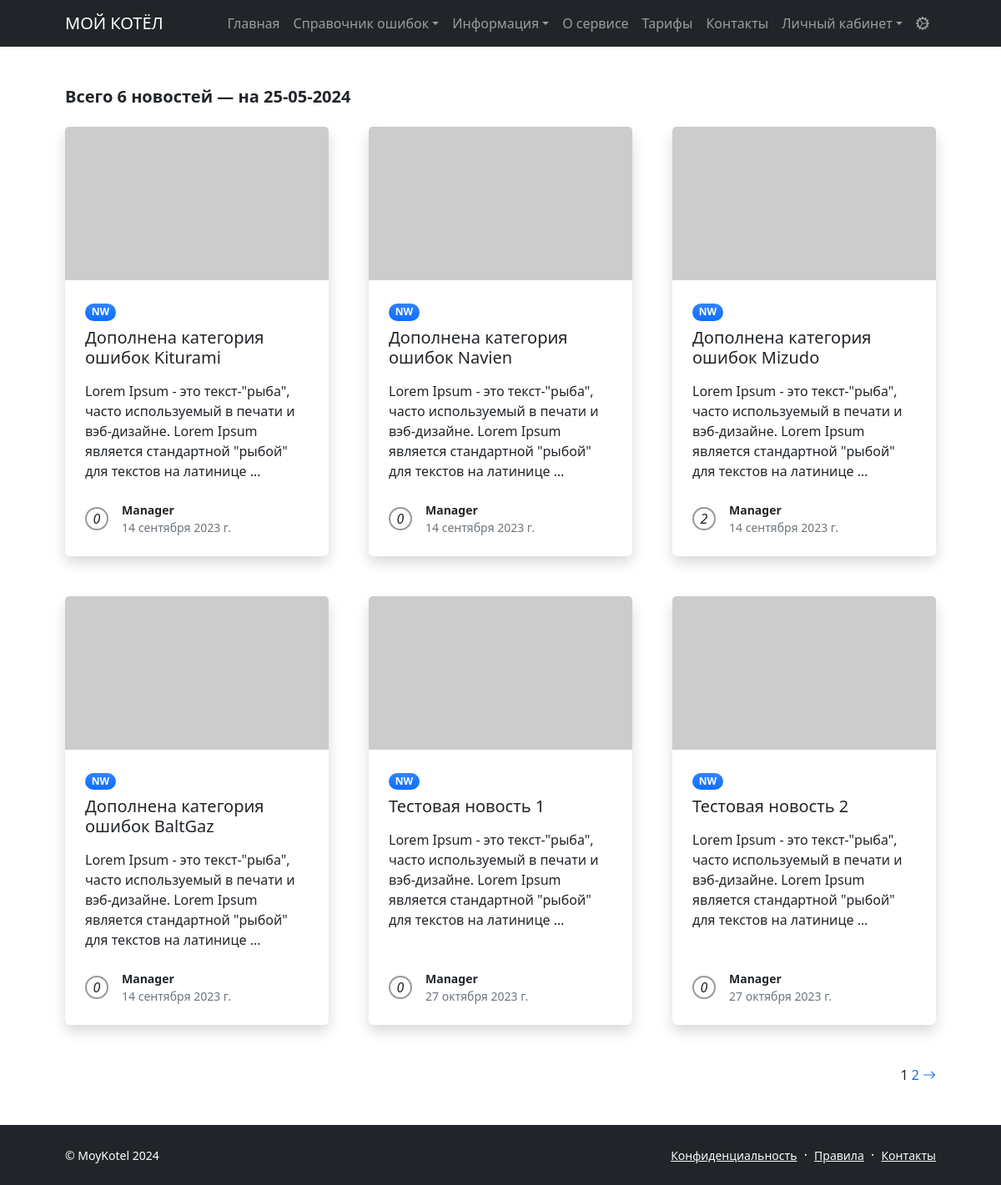
Before: /news/ with the older database file.
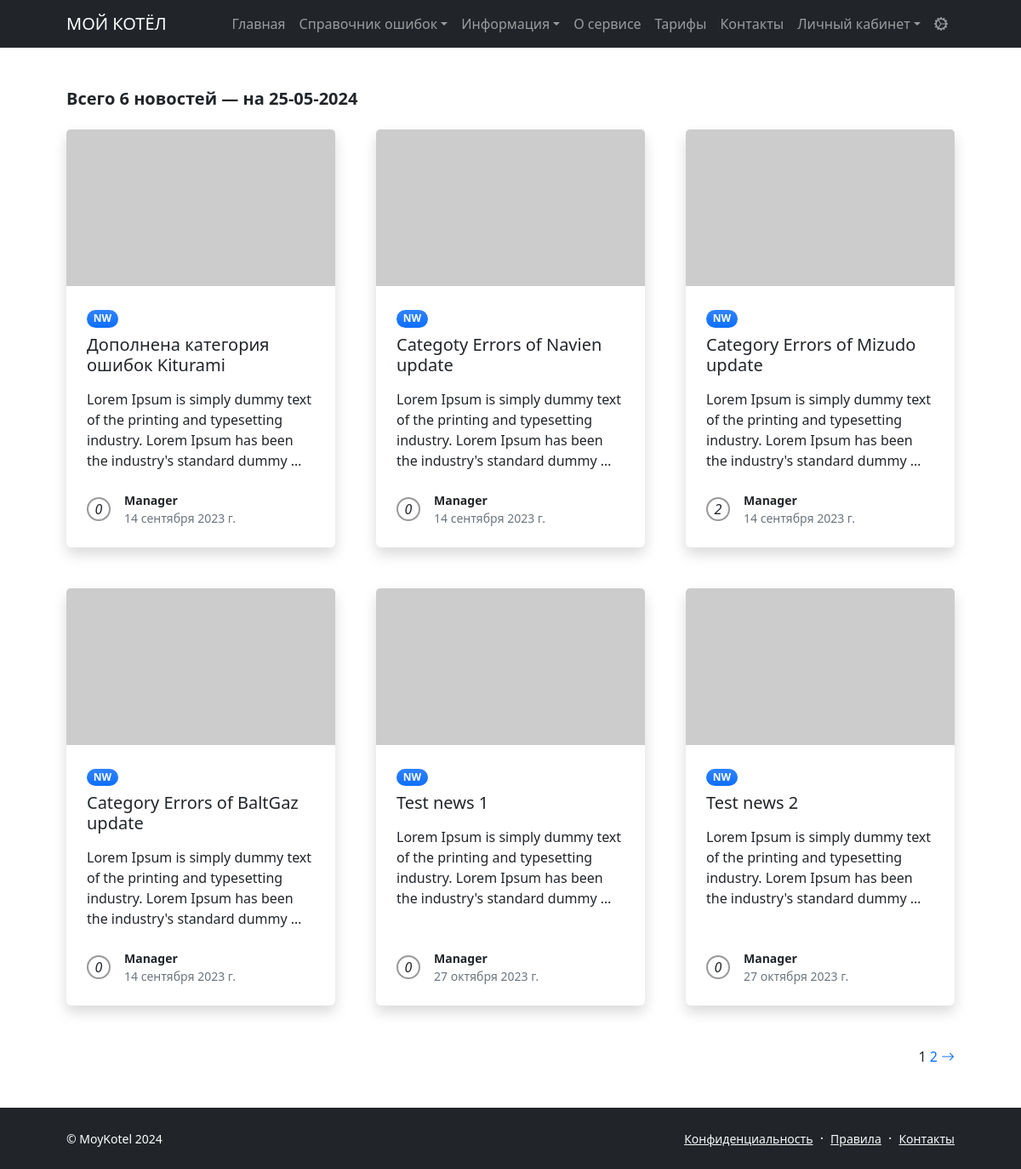
After: the same page with the newer database file.
### moykotel/models.py (models this page shows, shortened)
class Post(models.Model):
    post_author = models.ForeignKey(
        Author,
        on_delete=models.CASCADE,
        related_name='author'
    )
    post_category = models.ManyToManyField(
        Category,
        through='PostCategory',
        related_name='posts'
    )
    post_title = models.CharField(
        max_length=56,
        db_index=True,
        unique=True
    )
    post_text = models.TextField()
    post_date = models.DateField(auto_now_add=True)
    post_rating = models.SmallIntegerField(default=0)
    ARTICLE = 'AR'
    NEWS = 'NW'
    CATEGORY_TYPES = [
        (ARTICLE, "Статья"),
        (NEWS, "Новость")
    ]
    post_type = models.CharField(max_length=2, choices=CATEGORY_TYPES, default=ARTICLE)
    def preview(self):
        return self.post_text[0:124] + "..."

class Author(models.Model):
    author_user = models.OneToOneField(User, on_delete=models.CASCADE)
    author_rating = models.SmallIntegerField(default=0)

### moykotel/views.py (the view)
# urls.py: path('news/', NewsList.as_view(), name='news_list'),
class NewsList(ListView):
    model = Post
    ordering = 'post_date'
    template_name = 'moykotel/news.html'
    context_object_name = 'news'
    queryset = Post.objects.filter(post_type__contains='NW')  # отфильтровываем новости
    paginate_by = 6
    def get_context_data(self, **kwargs):
        context = super().get_context_data(**kwargs)
        context['time_now'] = datetime.utcnow()
        return context

### moykotel/templatetags/custom_filters.py (called while the page is built)
@register.filter()
def show(value):
    return f'{value}'

### moykotel/templatetags/custom_tags.py (called while the page is built)
@register.simple_tag()
def copyright(format_string='%Y'):
   return f'© MoyKotel {datetime.utcnow().strftime(format_string)}'

### templates/moykotel/news.html (shortened to what this page needs)
{% extends 'moykotel/default.html' %}
{% load custom_filters %}
{% load custom_tags %}
{% load i18n %}
{% block page_content %}
    {% if news %}
            <section class="py-5">
                <div class="container px-5">
                    <h2 class="fw-bolder fs-5 mb-4">{% trans "Всего" %} {{ news|length }} {% trans "новостей" %}  — {% trans "на" %} {{ time_now|date:'d-m-Y' }}</h2>
                    <div class="row gx-5">
                    {% for article in news %}
                        <div class="col-lg-4 mb-5">
                            <div class="card h-100 shadow border-0">
                                <img class="card-img-top" src="https://dummyimage.com/600x350/ced4da/6c757d" alt="..." />
                                <div class="card-body p-4">
                                    <div class="badge bg-primary bg-gradient rounded-pill mb-2">{{ article.post_type }}</div>
                                    <a class="text-decoration-none link-dark stretched-link" href="{{ article.id }}">
                                        <div class="h5 card-title mb-3">{{ article.post_title }}</div></a>
                                        <p class="card-text mb-0">{{ article.post_text|truncatewords:20 }}</p>
                                </div>
                                <div class="card-footer p-4 pt-0 bg-transparent border-top-0">
                                    <div class="d-flex align-items-end justify-content-between">
                                        <div class="d-flex align-items-center">
                                            <span class="rounded-circle me-3"><i>{{ article.post_rating|show }}</i></span>
                                            <div class="small">
                                                <div class="fw-bold">{{ article.post_author.author_user }}</div>
                                                <div class="text-muted">{{ article.post_date }}</div>
                                            </div>
                                        </div>
                                    </div>
                                </div>
                            </div>
                        </div>
                    {% endfor %}
                    </div>
                    <div class="text-end mb-5 mb-xl-0">
                        {{ page_obj.number }}
                        {% if page_obj.has_next %}
                            <a class="text-decoration-none" href="?page={{ page_obj.next_page_number }}">
                                {{ page_obj.next_page_number }}
                            </a>
                            <a class="text-decoration-none" href="?page={{ page_obj.next_page_number }}">
                                <i class="bi bi-arrow-right"></i>
                            </a>
                        {% endif %}
                    </div>
                </div>
            </section>
    {% else %}
        <h3>Постов нет ¯\_(ツ)_/¯</h3>
    {% endif %}
{% endblock page_content %}

Changed rows visible on the page:
changed Post "Дополнена категория ошибок Kiturami": post_text "Lorem Ipsum - это текст-\"рыба\", часто используемый в печати и вэб-дизайне. Lorem Ipsum является стандартной \"рыбой\" для текстов на латинице …" → "Lorem Ipsum is simply dummy text of the printing and typesetting industry. Lorem Ipsum has been the industry's standard dummy …"
changed Post: post_title "Дополнена категория ошибок Navien" → "Categoty Errors of Navien update"; post_text "Lorem Ipsum - это текст-\"рыба\", часто используемый в печати и вэб-дизайне. Lorem Ipsum является стандартной \"рыбой\" для текстов на латинице …" → "Lorem Ipsum is simply dummy text of the printing and typesetting industry. Lorem Ipsum has been the industry's standard dummy …"
changed Post: post_title "Дополнена категория ошибок Mizudo" → "Category Errors of Mizudo update"; post_text "Lorem Ipsum - это текст-\"рыба\", часто используемый в печати и вэб-дизайне. Lorem Ipsum является стандартной \"рыбой\" для текстов на латинице …" → "Lorem Ipsum is simply dummy text of the printing and typesetting industry. Lorem Ipsum has been the industry's standard dummy …"
changed Post: post_title "Дополнена категория ошибок BaltGaz" → "Category Errors of BaltGaz update"; post_text "Lorem Ipsum - это текст-\"рыба\", часто используемый в печати и вэб-дизайне. Lorem Ipsum является стандартной \"рыбой\" для текстов на латинице …" → "Lorem Ipsum is simply dummy text of the printing and typesetting industry. Lorem Ipsum has been the industry's standard dummy …"
changed Post: post_title "Тестовая новость 1" → "Test news 1"; post_text "Lorem Ipsum - это текст-\"рыба\", часто используемый в печати и вэб-дизайне. Lorem Ipsum является стандартной \"рыбой\" для текстов на латинице …" → "Lorem Ipsum is simply dummy text of the printing and typesetting industry. Lorem Ipsum has been the industry's standard dummy …"
changed Post: post_title "Тестовая новость 2" → "Test news 2"; post_text "Lorem Ipsum - это текст-\"рыба\", часто используемый в печати и вэб-дизайне. Lorem Ipsum является стандартной \"рыбой\" для текстов на латинице …" → "Lorem Ipsum is simply dummy text of the printing and typesetting industry. Lorem Ipsum has been the industry's standard dummy …"
